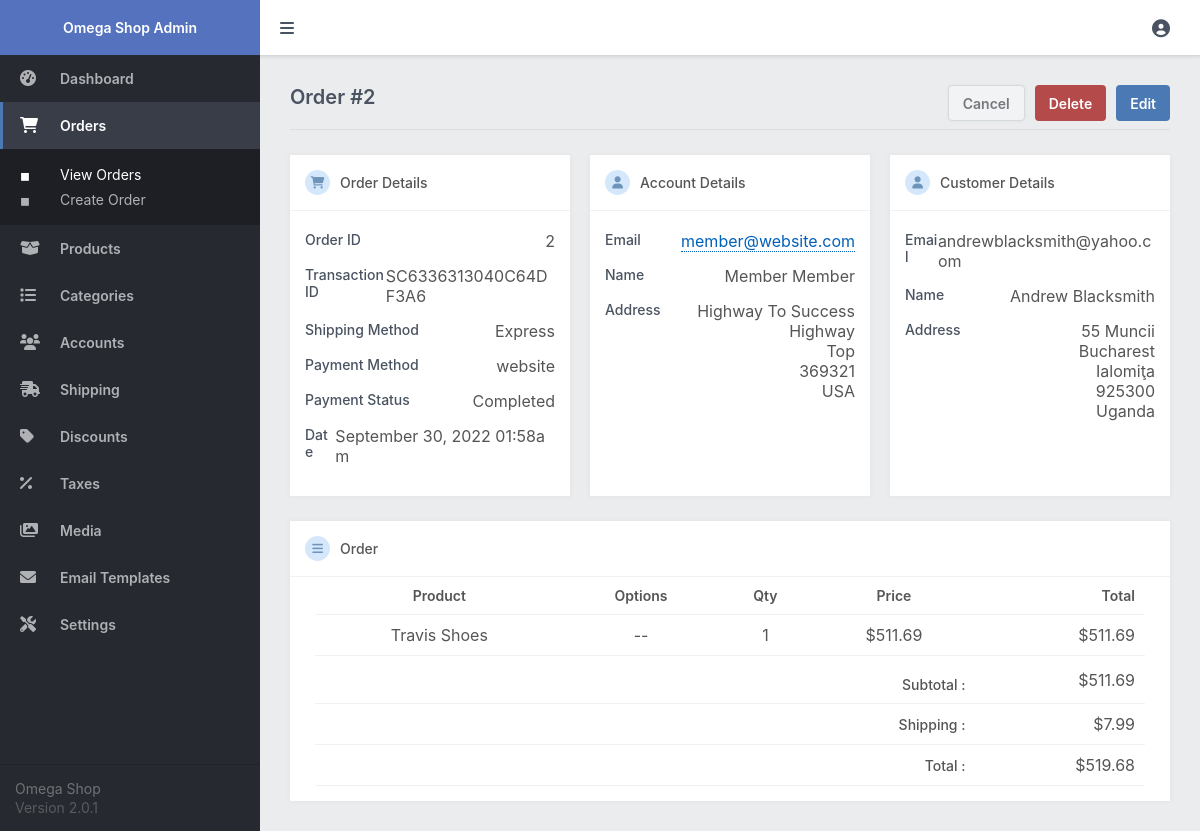
/admin/index.php?page=order&id=2 (signed in), run on the app's committed database.
### tables this page shows
CREATE TABLE `transactions` (
  `id` int(11) NOT NULL,
  `txn_id` varchar(255) NOT NULL,
  `payment_amount` decimal(7,2) NOT NULL,
  `payment_status` varchar(30) NOT NULL,
  `created` datetime NOT NULL,
  `payer_email` varchar(255) NOT NULL DEFAULT '',
  `first_name` varchar(100) NOT NULL DEFAULT '',
  `last_name` varchar(100) NOT NULL DEFAULT '',
  `address_street` varchar(255) NOT NULL DEFAULT '',
  `address_city` varchar(100) NOT NULL DEFAULT '',
  `address_state` varchar(100) NOT NULL DEFAULT '',
  `address_zip` varchar(50) NOT NULL DEFAULT '',
  `address_country` varchar(100) NOT NULL DEFAULT '',
  `account_id` int(11) DEFAULT NULL,
  `payment_method` varchar(50) NOT NULL DEFAULT 'website',
  `shipping_method` varchar(255) NOT NULL DEFAULT '',
  `shipping_amount` decimal(7,2) NOT NULL DEFAULT 0.00,
  `discount_code` varchar(50) NOT NULL DEFAULT ''
);

CREATE TABLE `accounts` (
  `id` int(11) NOT NULL,
  `email` varchar(255) NOT NULL,
  `password` varchar(255) NOT NULL,
  `role` enum('Member','Admin') NOT NULL DEFAULT 'Member',
  `first_name` varchar(100) NOT NULL,
  `last_name` varchar(100) NOT NULL,
  `address_street` varchar(255) NOT NULL,
  `address_city` varchar(100) NOT NULL,
  `address_state` varchar(100) NOT NULL,
  `address_zip` varchar(50) NOT NULL,
  `address_country` varchar(100) NOT NULL,
  `registered` datetime NOT NULL DEFAULT current_timestamp()
);

CREATE TABLE `transactions_items` (
  `id` int(11) NOT NULL,
  `txn_id` varchar(255) NOT NULL,
  `item_id` int(11) NOT NULL,
  `item_price` decimal(7,2) NOT NULL,
  `item_quantity` int(11) NOT NULL,
  `item_options` varchar(255) NOT NULL
);

CREATE TABLE `products` (
  `id` int(11) NOT NULL,
  `name` varchar(200) NOT NULL,
  `description` text NOT NULL,
  `price` decimal(7,2) NOT NULL,
  `rrp` decimal(7,2) NOT NULL DEFAULT 0.00,
  `quantity` int(11) NOT NULL,
  `date_added` datetime NOT NULL DEFAULT current_timestamp(),
  `weight` decimal(7,2) NOT NULL DEFAULT 0.00,
  `url_slug` varchar(255) NOT NULL DEFAULT '',
  `status` tinyint(1) NOT NULL DEFAULT 1
);

### admin/index.php (called while the page is built, shortened)
<?php
include '../functions.php';
$page = isset($_GET['page']) && file_exists($_GET['page'] . '.php') ? $_GET['page'] : 'dashboard';
include $page . '.php';
?>

### admin/order.php (the view, shortened to what this page needs)
<?php
$stmt = $pdo->prepare('SELECT ti.*, p.name FROM transactions t JOIN transactions_items ti ON ti.txn_id = t.txn_id LEFT JOIN products p ON p.id = ti.item_id WHERE t.id = ?');
$stmt->execute([ $_GET['id'] ]);
$order_items = $stmt->fetchAll(PDO::FETCH_ASSOC);
$stmt = $pdo->prepare('SELECT a.email, a.id AS a_id, a.first_name AS a_first_name, a.last_name AS a_last_name, a.address_street AS a_address_street, a.address_city AS a_address_city, a.address_state AS a_address_state, a.address_zip AS a_address_zip, a.address_country AS a_address_country, t.* FROM transactions t LEFT JOIN transactions_items ti ON ti.txn_id = t.txn_id LEFT JOIN accounts a ON a.id = t.account_id WHERE t.id = ?');
$stmt->execute([ $_GET['id'] ]);
$order = $stmt->fetch(PDO::FETCH_ASSOC);
?>
<?=template_admin_header('Orders', 'orders')?>
<div class="content-title responsive-flex-wrap responsive-pad-bot-3">
    <h2 class="responsive-width-100">Order #<?=$_GET['id']?></h2>
    <a href="index.php?page=orders" class="btn alt mar-right-2">Cancel</a>
    <a href="index.php?page=order&id=<?=$_GET['id']?>&delete=true" class="btn red mar-right-2" onclick="return confirm('Are you sure you want to delete this order?')">Delete</a>
    <a href="index.php?page=order_manage&id=<?=$_GET['id']?>" class="btn">Edit</a>
</div>
<div class="content-block-wrapper">
    <div class="content-block order-details">
        <div class="block-header">
            <i class="fa-solid fa-cart-shopping fa-sm"></i>Order Details
        </div>
        <div class="order-detail">
            <h3>Order ID</h3>
            <p><?=$order['id']?></p>
        </div>
        <div class="order-detail">
            <h3>Transaction ID</h3>
            <p><?=$order['txn_id']?></p>
        </div>
        <?php if ($order['shipping_method']): ?>
        <div class="order-detail">
            <h3>Shipping Method</h3>
            <p><?=$order['shipping_method'] ? htmlspecialchars($order['shipping_method'], ENT_QUOTES) : '--'?></p>
        </div>
        <?php endif; ?>
        <div class="order-detail">
            <h3>Payment Method</h3>
            <p><?=$order['payment_method']?></p>
        </div>
        <div class="order-detail">
            <h3>Payment Status</h3>
            <p><?=$order['payment_status']?></p>
        </div>
        <div class="order-detail">
            <h3>Date</h3>
            <p><?=date('F j, Y H:ia', strtotime($order['created']))?></p>
        </div>
    </div>
    <div class="content-block order-details">
        <div class="block-header">
            <i class="fa-solid fa-user fa-sm"></i>Account Details
        </div>
        <?php if ($order['email']): ?>
        <div class="order-detail">
            <h3>Email</h3>
            <p><a href="index.php?page=account&id=<?=$order['a_id']?>" target="_blank" class="link1" style="margin:0"><?=htmlspecialchars($order['email'], ENT_QUOTES)?></a></p>
        </div>
        <div class="order-detail">
            <h3>Name</h3>
            <p><?=htmlspecialchars($order['a_first_name'], ENT_QUOTES)?> <?=htmlspecialchars($order['a_last_name'], ENT_QUOTES)?></p>
        </div>
        <div class="order-detail">
            <h3>Address</h3>
            <p style="text-align:right;"><?=htmlspecialchars($order['a_address_street'], ENT_QUOTES)?><br>
                <?=htmlspecialchars($order['a_address_city'], ENT_QUOTES)?><br>
                <?=htmlspecialchars($order['a_address_state'], ENT_QUOTES)?><br>
                <?=htmlspecialchars($order['a_address_zip'], ENT_QUOTES)?><br>
                <?=htmlspecialchars($order['a_address_country'], ENT_QUOTES)?>
            </p>
        </div>
        <?php else: ?>
        <p>The order is not associated with an account.</p>
        <?php endif; ?>
    </div>
    <div class="content-block order-details">
        <div class="block-header">
            <i class="fa-solid fa-user fa-sm"></i>Customer Details
        </div>
        <div class="order-detail">
            <h3>Email</h3>
            <p><?=htmlspecialchars($order['payer_email'], ENT_QUOTES)?></p>
        </div>
        <div class="order-detail">
            <h3>Name</h3>
            <p><?=htmlspecialchars($order['first_name'], ENT_QUOTES)?> <?=htmlspecialchars($order['last_name'], ENT_QUOTES)?></p>
        </div>
        <div class="order-detail">
            <h3>Address</h3>
            <p style="text-align:right;"><?=htmlspecialchars($order['address_street'], ENT_QUOTES)?><br>
                <?=htmlspecialchars($order['address_city'], ENT_QUOTES)?><br>
                <?=htmlspecialchars($order['address_state'], ENT_QUOTES)?><br>
                <?=htmlspecialchars($order['address_zip'], ENT_QUOTES)?><br>
                <?=htmlspecialchars($order['address_country'], ENT_QUOTES)?>
            </p>
        </div>
    </div>
</div>
<div class="content-block">
    <div class="block-header" style="margin-bottom: 0;">
        <i class="fa-solid fa-bars fa-sm"></i>Order
    </div>
    <div class="table order-table">
        <table>
            <thead>
                <tr>
                    <td>Product</td>
                    <td>Options</td>
                    <td>Qty</td>
                    <td class="responsive-hidden">Price</td>
                    <td style="text-align:right;">Total</td>
                </tr>
            </thead>
            <tbody>
                <?php if (empty($order_items)): ?>
                <tr>
                    <td colspan="5" style="text-align:center;">There are no order items</td>
                </tr>
                <?php else: ?>
                <?php foreach ($order_items as $item): ?>
                <tr>
                    <td><?=$item['name'] ? htmlspecialchars($item['name'], ENT_QUOTES) : '(Product ' . $item['item_id'] . ')'?></td>
                    <td><?=$item['item_options'] ? htmlspecialchars(str_replace(',', ', ', $item['item_options']), ENT_QUOTES) : '--'?></td>
                    <td><?=$item['item_quantity']?></td>
                    <td class="responsive-hidden"><?=currency_code?><?=number_format($item['item_price'], 2)?></td>
                    <td style="text-align:right;"><?=currency_code?><?=number_format($item['item_price']*$item['item_quantity'], 2)?></td>
                </tr>
                <?php endforeach; ?>
                <?php endif; ?>
                <tr>
                    <td colspan="4" class="subtotal">Subtotal :</td>
                    <td class="num"><?=currency_code?><?=number_format($order['payment_amount']-$order['shipping_amount'], 2)?></td>
                </tr>
                <tr>
                    <td colspan="4" class="shipping">Shipping :</td>
                    <td class="num"><?=currency_code?><?=number_format($order['shipping_amount'], 2)?></td>
                </tr>
                <tr>
                    <td colspan="4" class="total">Total :</td>
                    <td class="num"><?=currency_code?><?=number_format($order['payment_amount'], 2)?></td>
                </tr>
            </tbody>
        </table>
    </div>
</div>
<?=template_admin_footer()?>

### admin/admin.css (style rules this page uses)
* { box-sizing: border-box; font-family: -apple-system, BlinkMacSystemFont, "segoe ui", roboto, oxygen, ubuntu, cantarell, "fira sans", "droid sans", "helvetica neue", Arial, sans-serif; font-size: 16px; }
html { height: 100%; }
body { position: relative; min-height: 100%; color: #555555; background-color: #ebeced; margin: 0; }
h1, h2, h3, h4, h5 { color: #4a5361; margin: 0; padding: 0; }
main h2 { font-size: 20px; padding-bottom: 20px; font-weight: 600; }
main .content-title { border-bottom: 1px solid #dbdddf; display: flex; }
main .content-title h2 { flex: 1; }
main .content-title .btn { height: 36px; }
main .content-block { background-color: #fff; margin-top: 25px; padding: 15px; box-shadow: 0px 0px 5px 1px rgba(0, 0, 0, 0.03); overflow: hidden; }
main .content-block .block-header { position: relative; border-bottom: 1px solid #f0f1f2; margin-bottom: 20px; padding: 0 15px 15px 15px; margin-left: -15px; margin-right: -15px; font-size: 14px; font-weight: 500; }
main .content-block .block-header i { display: inline-flex; height: 25px; width: 25px; padding-top: 2px; justify-content: center; align-items: center; border-radius: 50%; background-color: #d5e7fa; color: #6e94ba; margin-right: 10px; }
main .content-block-wrapper { display: flex; width: 100%; padding-top: 25px; }
main .content-block-wrapper .content-block { width: 100%; margin: 0 10px; }
main .content-block-wrapper .content-block:first-child { margin-left: 0; }
main .content-block-wrapper .content-block:last-child { margin-right: 0; }
main .order-details .order-detail { display: flex; justify-content: space-between; padding-bottom: 15px; word-break: break-all; }
main .order-details .order-detail h3 { padding: 0; margin: 0; font-size: 14px; font-weight: 500; }
main .order-details .order-detail p { padding: 0; margin: 0; }
main .order-table { margin: 0; }
main .order-table .subtotal { padding-top: 20px; }
main .order-table .subtotal, main .order-table .shipping, main .order-table .total { text-align: right; font-weight: 500; font-size: 14px; border-bottom: 1px solid #f0f1f2; }
main .order-table .num { text-align: right; border-bottom: 1px solid #f0f1f2; }
.table { overflow-x: auto; padding: 0 10px; }
.table table { width: 100%; border-collapse: collapse; }
.table table thead td { font-weight: 600; font-size: 14px; padding: 10px; text-align: center; }
.table table thead tr { border-bottom: 1px solid #f0f1f2; }
.table table tbody tr:first-child td { padding-top: 10px; }
.table table tbody td { padding: 10px; text-align: center; }
.link1, .link2 { text-decoration: none; color: #0060ba; border-bottom: 1px dotted; margin: 0 5px 0 0; }
.btn { display: inline-flex; align-items: center; justify-content: center; text-decoration: none; appearance: none; cursor: pointer; border: 0; background: #4a79b4; color: #ffffff; padding: 0 14px; font-size: 14px; font-weight: 600; border-radius: 4px; height: 38px; }
.btn.red { background: #b44a4a; }
.btn.alt { color: #75797e; border: 1px solid #d4dbde; box-shadow: 0px 0px 3px 1px rgba(0, 0, 0, 0.03); background: #f1f3f4; }
.mar-right-2 { margin-right: 10px; }

### data on the page
transactions: id "2", txn "SC6336313040C64DF3A6", shipping_method "Express", payment_method "website", payment_status "Completed", created "September 30, 2022 01:58am", account.email "member@website.com", account.first_name "Member", account.last_name "Member", account.address_street "Highway To Success", account.address_city "Highway", account.address_state "Top", account.address_zip "369321", account.address_country "USA", payer_email "andrewblacksmith@yahoo.com", first_name "Andrew", last_name "Blacksmith", address_street "55 Muncii", address_city "Bucharest", address_state "Ialomiţa", address_zip "925300", address_country "Uganda", $order['payment_amount']-$order['shipping_amount'] "511.69", shipping_amount "7.99", payment_amount "519.68"
transactions_items: products.name "Travis Shoes", item_quantity "1", item_price "511.69", $item['item_price']*$item['item_quantity'] "511.69"

### other printed values
$_GET['id'] "2"
currency_code "$"
